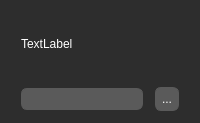
                         <widget class="QFrame" name="Frame_Tool_VoiceIdentifier_Model_Dir">
                          <property name="minimumSize">
                           <size>
                            <width>0</width>
                            <height>123</height>
                           </size>
                          </property>
                          <property name="styleSheet">
                           <string notr="true">QFrame {
	color: rgb(255, 255, 255);
	background-color: rgb(45, 45, 45);
	border-width: 0px;
	border-style: solid;
}
QFrame:hover {
	background-color: rgb(60, 60, 60);
}</string>
                          </property>
                          <layout class="QVBoxLayout" name="verticalLayout_45">
                           <property name="spacing">
                            <number>12</number>
                           </property>
                           <property name="leftMargin">
                            <number>21</number>
                           </property>
                           <property name="topMargin">
                            <number>12</number>
                           </property>
                           <property name="rightMargin">
                            <number>21</number>
                           </property>
                           <property name="bottomMargin">
                            <number>12</number>
                           </property>
                           <item>
                            <widget class="QLabel" name="Label_Tool_VoiceIdentifier_Model_Dir">
                             <property name="styleSheet">
                              <string notr="true">QLabel {
	/*text-align: center;*/
	/*color: rgb(255, 255, 255);*/
	background-color: transparent;
	padding: 0px;
	border-width: 0px;
	border-radius: 0px;
	border-style: solid;
}</string>
                             </property>
                             <property name="text">
                              <string>TextLabel</string>
                             </property>
                            </widget>
                           </item>
                           <item>
                            <widget class="QFrame" name="ChildFrame_Tool_VoiceIdentifier_Model_Dir">
                             <property name="sizePolicy">
                              <sizepolicy hsizetype="Preferred" vsizetype="Fixed">
                               <horstretch>0</horstretch>
                               <verstretch>0</verstretch>
                              </sizepolicy>
                             </property>
                             <property name="styleSheet">
                              <string notr="true">QFrame {
	color: rgb(255, 255, 255);
	background-color: transparent;
	border-width: 0px;
	border-style: solid;
}
QFrame:hover {
	background-color: transparent;
}</string>
                             </property>
                             <layout class="QHBoxLayout" name="horizontalLayout_12">
                              <property name="spacing">
                               <number>12</number>
                              </property>
                              <property name="leftMargin">
                               <number>0</number>
                              </property>
                              <property name="topMargin">
                               <number>0</number>
                              </property>
                              <property name="rightMargin">
                               <number>0</number>
                              </property>
                              <property name="bottomMargin">
                               <number>0</number>
                              </property>
                              <item>
                               <widget class="QLineEdit" name="LineEdit_Tool_VoiceIdentifier_Model_Dir">
                                <property name="styleSheet">
                                 <string notr="true">QLineEdit {
	text-align: left;
	color: rgb(255, 255, 255);
	selection-background-color: darkgrey;
	background-color: rgb(90, 90, 90);
	padding: 1.5px;
	border-width: 1px;
	border-radius: 6px;
	border-style: solid;
	border-color: rgb(90, 90, 90);
}
QLineEdit:hover {
	background-color: rgb(120, 120, 120);
}


QToolTip {
	color: white;
	background-color: transparent;
}</string>
                                </property>
                               </widget>
                              </item>
                              <item>
                               <widget class="QPushButton" name="Button_Tool_VoiceIdentifier_Model_Dir">
                                <property name="sizePolicy">
                                 <sizepolicy hsizetype="Preferred" vsizetype="Preferred">
                                  <horstretch>0</horstretch>
                                  <verstretch>0</verstretch>
                                 </sizepolicy>
                                </property>
                                <property name="maximumSize">
                                 <size>
                                  <width>24</width>
                                  <height>24</height>
                                 </size>
                                </property>
                                <property name="styleSheet">
                                 <string notr="true">QPushButton {
	text-align: center;
	color: rgb(255, 255, 255);
	background-color: rgb(90, 90, 90);
	padding: 6px;
	border-width: 1px;
	border-radius: 6px;
	border-style: solid;
	border-color: rgb(90, 90, 90);
}
QPushButton:hover {
	background-color: rgb(120, 120, 120);
}


QToolTip {
	color: white;
	background-color: transparent;
}</string>
                                </property>
                                <property name="text">
                                 <string>...</string>
                                </property>
                               </widget>
                              </item>
                             </layout>
                            </widget>
                           </item>
                          </layout>
                         </widget>
